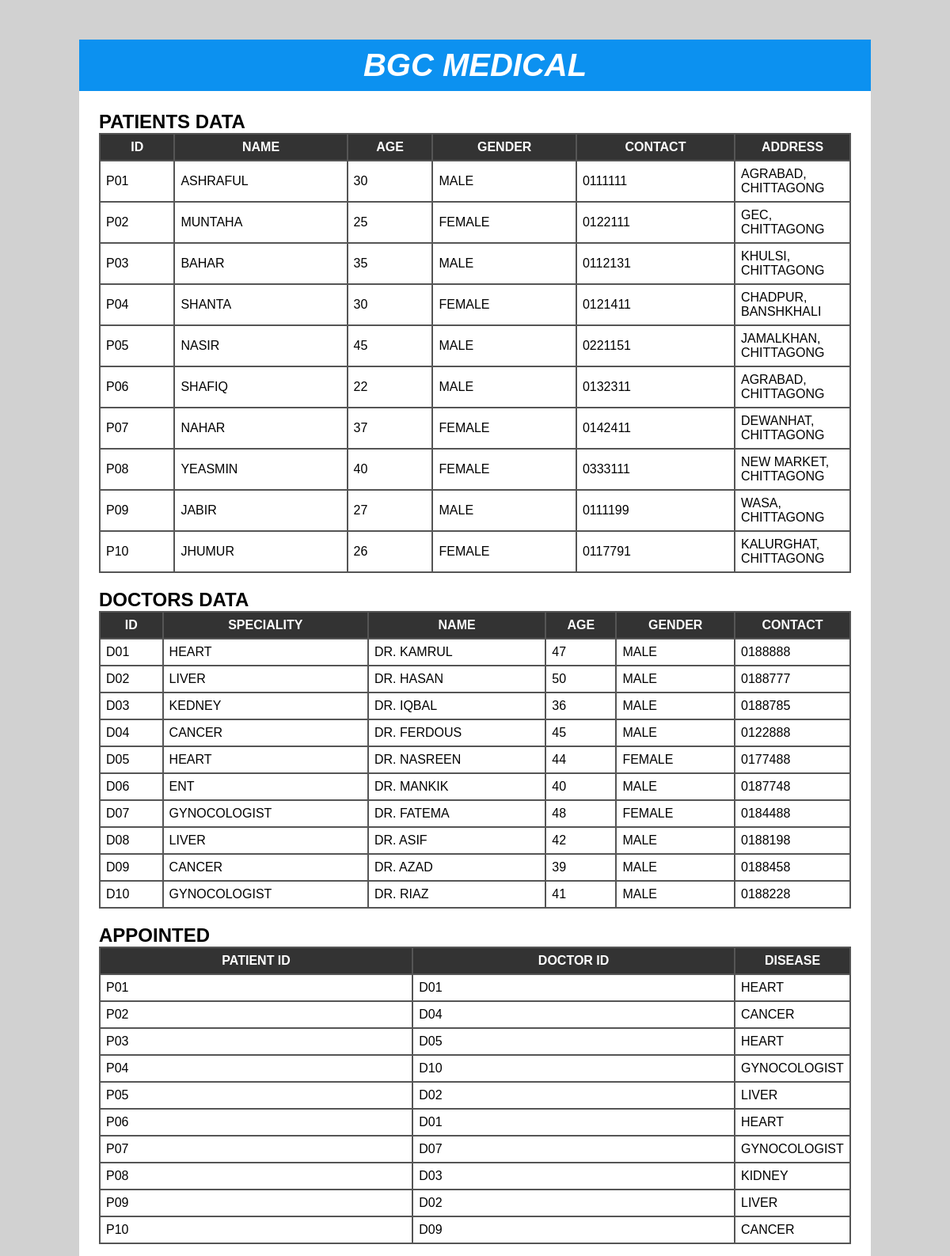
The page / (upper part) on the database its author committed.
### tables this page shows
CREATE TABLE PATIENTS_DATA
(
	ID VARCHAR(5) PRIMARY KEY,
	NAME VARCHAR(30) NOT NULL,
    AGE VARCHAR(5) NOT NULL,
    GENDER VARCHAR(10) NOT NULL,
    CONTACT VARCHAR(20) NOT NULL,
    ADDRESS VARCHAR (50) NOT NULL
);

CREATE TABLE DOCTORS_DATA
(
	ID VARCHAR(5) PRIMARY KEY,
    SPECIALITY VARCHAR(30) NOT NULL,
	NAME VARCHAR(30) NOT NULL,
    AGE VARCHAR(5) NOT NULL,
    GENDER VARCHAR(10) NOT NULL,
    CONTACT VARCHAR(20) NOT NULL
);

CREATE TABLE APPOINTED
(
	PATIENT_ID VARCHAR(5) PRIMARY KEY,
    DOCTOR_ID VARCHAR(5),
    DISEASE VARCHAR(30),
    FOREIGN KEY(PATIENT_ID) REFERENCES PATIENTS_DATA(ID) ON DELETE CASCADE,
    FOREIGN KEY(DOCTOR_ID) REFERENCES DOCTORS_DATA(ID) ON DELETE CASCADE 
);

### index.php (the view, shortened to what this page needs)
<?php
    include 'header.php';
?>
<div id="main-content">
    <?php
        include 'config.php';
        $sql = "SELECT *
                FROM PATIENTS_DATA";
        $result = mysqli_query($conn, $sql) or die("Query Unsuccessful");
        if(mysqli_num_rows($result) > 0) {
    ?>
        <table cellpadding = "7px">
            <h2>PATIENTS DATA</h2>
            <thead>
                <th>ID</th>
                <th>NAME</th>
                <th>AGE</th>
                <th>GENDER</th>
                <th>CONTACT</th>
                <th>ADDRESS</th>
            </thead>
            <tbody>
                <?php
                    while($row = mysqli_fetch_assoc($result)){
                ?>
                <tr>
                    <td><?php echo $row['ID'];?></td>
                    <td><?php echo $row['NAME'];?></td>
                    <td><?php echo $row['AGE'];?></td>
                    <td><?php echo $row['GENDER'];?></td>
                    <td><?php echo $row['CONTACT'];?></td>
                    <td><?php echo $row['ADDRESS'];?></td>
                </tr>
                <?php } ?>
            </tbody>
            <?php }
            else {
                echo "<h2> No Record Found </h2>";
            }
        ?>
    <?php
        $sql = "SELECT *
                FROM DOCTORS_DATA";
        $result = mysqli_query($conn, $sql) or die("Query Unsuccessful");
        if(mysqli_num_rows($result) > 0) {
    ?>
        <table cellpadding = "7px">
            <h2>DOCTORS DATA</h2>
            <thead>
                <th>ID</th>
                <th>SPECIALITY</th>
                <th>NAME</th>
                <th>AGE</th>
                <th>GENDER</th>
                <th>CONTACT</th>
            </thead>
            <tbody>
                <?php
                    while($row = mysqli_fetch_assoc($result)){
                ?>
                <tr>
                    <td><?php echo $row['ID'];?></td>
                    <td><?php echo $row['SPECIALITY'];?></td>
                    <td><?php echo $row['NAME'];?></td>
                    <td><?php echo $row['AGE'];?></td>
                    <td><?php echo $row['GENDER'];?></td>
                    <td><?php echo $row['CONTACT'];?></td>
                </tr>
                <?php } ?>
            </tbody>
            <?php }
            else {
                echo "<h2> No Record Found </h2>";
            }
        ?>
        <?php
        $sql = "SELECT *
                FROM APPOINTED";
        $result = mysqli_query($conn, $sql) or die("Query Unsuccessful");
        if(mysqli_num_rows($result) > 0) {
        ?>
        <table cellpadding = "7px">
            <h2>APPOINTED</h2>
            <thead>
                <th>PATIENT ID</th>
                <th>DOCTOR ID</th>
                <th>DISEASE</th>
            </thead>
            <tbody>
                <?php
                    while($row = mysqli_fetch_assoc($result)){
                ?>
                <tr>
                    <td><?php echo $row['PATIENT_ID'];?></td>
                    <td><?php echo $row['DOCTOR_ID'];?></td>
                    <td><?php echo $row['DISEASE'];?></td>
                </tr>
                <?php } ?>
            </tbody>
            <?php }
            else {
                echo "<h2> No Record Found </h2>";
            }
        ?>
    </div>
</body>
</html>

### header.php (shortened to what this page needs)
<!DOCTYPE html>
<html lang="en">
<head>
    <link rel="stylesheet" href="style.css">
</head>
<body>
    <div id = "wrapper">
        <div id = "header">
            <h1>BGC MEDICAL</h1>
        </div>
</body>
</html>

### style.css (style rules this page uses)
body { font:16px arial; margin: 0; padding: 0; background: #d1d1d1; }
#wrapper { width: 1000px; margin: 50px auto 0; background-color: white; }
#header { text-align: center; background-color: rgb(12, 145, 240); padding: 10px; }
#header h1 { color: #fff; font-size: 40px; font-style: italic; font-weight: 700; text-transform: uppercase; margin: 0; }
#main-content { padding: 25px; }
#main-content h2 { margin: 0px; text-transform: capitalize; }
#main-content table { width: 100%; background-color: #555; margin: 0 0 20px; }
#main-content table th { color: #fff; background-color: #333; text-transform: uppercase; }
#main-content table th:last-child { width: 130px; }
#main-content table td { background-color: #fff; }

### rows shown on the page
patients_data: ID "P01", NAME "ASHRAFUL", AGE "30", GENDER "MALE", CONTACT "0111111", ADDRESS "AGRABAD, CHITTAGONG"
patients_data: ID "P02", NAME "MUNTAHA", AGE "25", GENDER "FEMALE", CONTACT "0122111", ADDRESS "GEC, CHITTAGONG"
patients_data: ID "P03", NAME "BAHAR", AGE "35", GENDER "MALE", CONTACT "0112131", ADDRESS "KHULSI, CHITTAGONG"
patients_data: ID "P04", NAME "SHANTA", AGE "30", GENDER "FEMALE", CONTACT "0121411", ADDRESS "CHADPUR, BANSHKHALI"
patients_data: ID "P05", NAME "NASIR", AGE "45", GENDER "MALE", CONTACT "0221151", ADDRESS "JAMALKHAN, CHITTAGONG"
patients_data: ID "P06", NAME "SHAFIQ", AGE "22", GENDER "MALE", CONTACT "0132311", ADDRESS "AGRABAD, CHITTAGONG"
patients_data: ID "P07", NAME "NAHAR", AGE "37", GENDER "FEMALE", CONTACT "0142411", ADDRESS "DEWANHAT, CHITTAGONG"
patients_data: ID "P08", NAME "YEASMIN", AGE "40", GENDER "FEMALE", CONTACT "0333111", ADDRESS "NEW MARKET, CHITTAGONG"
patients_data: ID "P09", NAME "JABIR", AGE "27", GENDER "MALE", CONTACT "0111199", ADDRESS "WASA, CHITTAGONG"
patients_data: ID "P10", NAME "JHUMUR", AGE "26", GENDER "FEMALE", CONTACT "0117791", ADDRESS "KALURGHAT, CHITTAGONG"
doctors_data: ID "D01", SPECIALITY "HEART", NAME "DR. KAMRUL", AGE "47", GENDER "MALE", CONTACT "0188888"
doctors_data: ID "D02", SPECIALITY "LIVER", NAME "DR. HASAN", AGE "50", GENDER "MALE", CONTACT "0188777"
doctors_data: ID "D03", SPECIALITY "KEDNEY", NAME "DR. IQBAL", AGE "36", GENDER "MALE", CONTACT "0188785"
doctors_data: ID "D04", SPECIALITY "CANCER", NAME "DR. FERDOUS", AGE "45", GENDER "MALE", CONTACT "0122888"
doctors_data: ID "D05", SPECIALITY "HEART", NAME "DR. NASREEN", AGE "44", GENDER "FEMALE", CONTACT "0177488"
doctors_data: ID "D06", SPECIALITY "ENT", NAME "DR. MANKIK", AGE "40", GENDER "MALE", CONTACT "0187748"
doctors_data: ID "D07", SPECIALITY "GYNOCOLOGIST", NAME "DR. FATEMA", AGE "48", GENDER "FEMALE", CONTACT "0184488"
doctors_data: ID "D08", SPECIALITY "LIVER", NAME "DR. ASIF", AGE "42", GENDER "MALE", CONTACT "0188198"
doctors_data: ID "D09", SPECIALITY "CANCER", NAME "DR. AZAD", AGE "39", GENDER "MALE", CONTACT "0188458"
doctors_data: ID "D10", SPECIALITY "GYNOCOLOGIST", NAME "DR. RIAZ", AGE "41", GENDER "MALE", CONTACT "0188228"
appointed: PATIENT_ID "P01", DOCTOR_ID "D01", DISEASE "HEART"
appointed: PATIENT_ID "P02", DOCTOR_ID "D04", DISEASE "CANCER"
appointed: PATIENT_ID "P03", DOCTOR_ID "D05", DISEASE "HEART"
appointed: PATIENT_ID "P04", DOCTOR_ID "D10", DISEASE "GYNOCOLOGIST"
appointed: PATIENT_ID "P05", DOCTOR_ID "D02", DISEASE "LIVER"
appointed: PATIENT_ID "P06", DOCTOR_ID "D01", DISEASE "HEART"
appointed: PATIENT_ID "P07", DOCTOR_ID "D07", DISEASE "GYNOCOLOGIST"
appointed: PATIENT_ID "P08", DOCTOR_ID "D03", DISEASE "KIDNEY"
appointed: PATIENT_ID "P09", DOCTOR_ID "D02", DISEASE "LIVER"
appointed: PATIENT_ID "P10", DOCTOR_ID "D09", DISEASE "CANCER"
